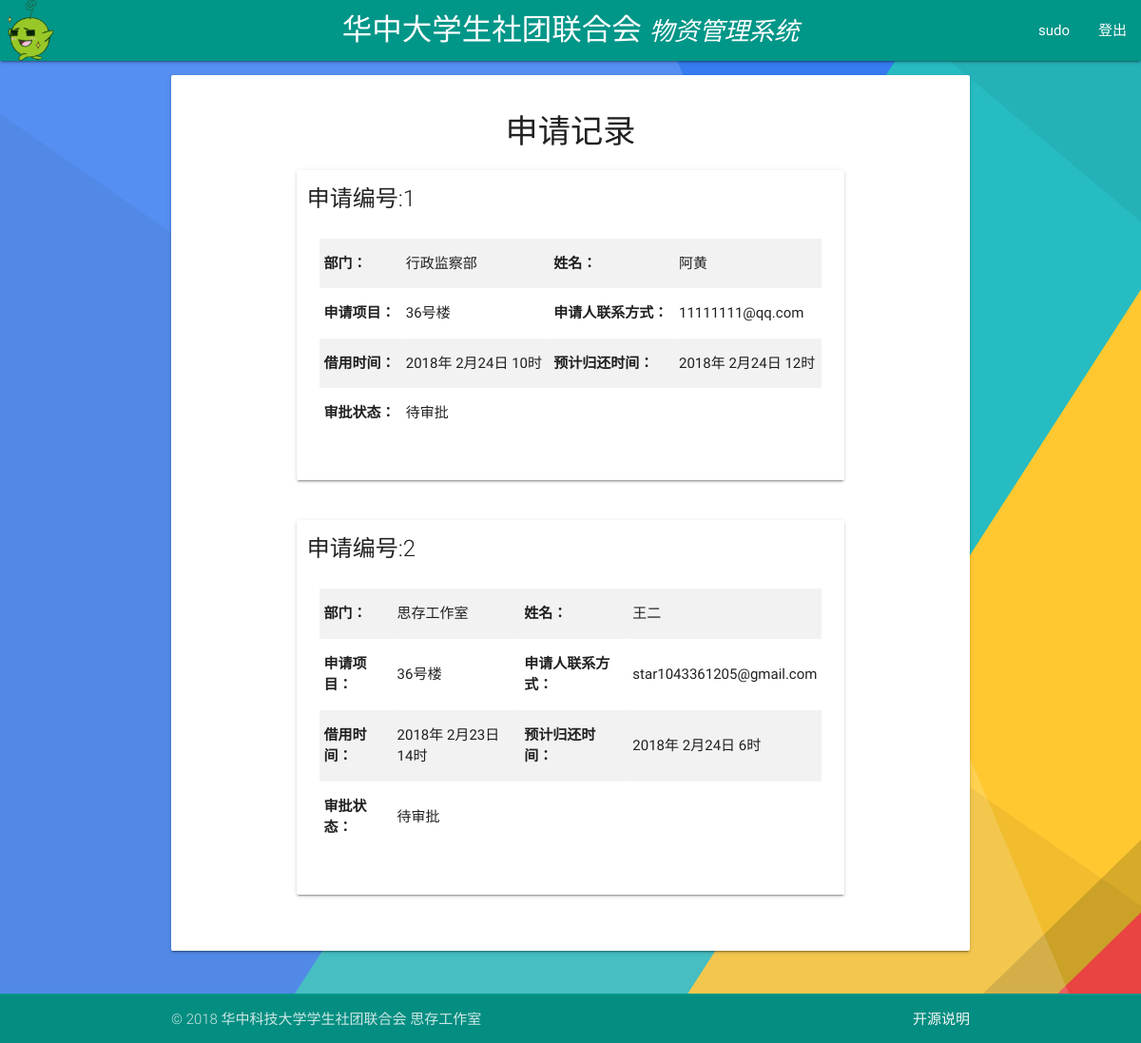
/records/ (signed in), run on the app's committed database.
### tables this page shows
CREATE TABLE CLASSROOM
       (ID  INTEGER    PRIMARY KEY     AUTOINCREMENT,
       DEP     TEXT    NOT NULL,
       NAME    TEXT    NOT NULL,
       CLASSROOM TEXT   NOT NULL,
       CONTACT TEXT    NOT NULL,
       STARTYEAR   INTEGER    NOT NULL,
       STARTMONTH   INTEGER    NOT NULL,
       STARTDAY   INTEGER    NOT NULL,
       STARTHOUR   INTEGER    NOT NULL,
       ENDINGYEAR  INTEGER    NOT NULL,
       ENDINGMONTH  INTEGER    NOT NULL,
       ENDINGDAY  INTEGER    NOT NULL,
       ENDINGHOUR  INTEGER    NOT NULL,
       STATUS  INTEGER NOT NULL,
       ADMIN   TEXT );

### app.py (the view)
@app.route('/records/')
@login_verify
def records():
    if 'id' in session:
        tablename = 'material'
    elif 'id2' in session:
        tablename = 'classroom'
    results = get_records(tablename, expire_date().year, expire_date().month)
    num = len(results)
    return render_template('records.html', msgs = results, num = num)

### app.py (called while the page is built)
def expire_date():
    a_month = timedelta(days=31)
    expire_date = date.today() - a_month
    return expire_date

def get_records(tablename, year, month):
    with sqlite3.connect(DATABASE) as database:
        c = database.cursor()
        cursor = c.execute('select * from %s where endingyear >= %d and endingmonth >= %d;'% (tablename, year, month))
        records = cursor.fetchall()
        return records

def login_verify(to_be_decorated):
    @wraps(to_be_decorated)
    def decorated(*args, **kwargs):
        if 'id' not in session and 'id2' not in session:
            flash("请登录！", category="error")     # NOTE: flash-msg show in the NEXT page
            return redirect(url_for('login'))
        return to_be_decorated(*args, **kwargs)
    return decorated

### templates/records.html (shortened to what this page needs)
{% extends "base.html" %}
{% block content %}
<div class="container">
  <div class="card-panel" style="margin-top:1em;">
<h4 class="center">申请记录</h4>
{% for i in range(0,num)  %}
<div class="container">
<div class="row">
<div class="card col s12">
      <div class="card-title" style="margin-top:0.5em;">  申请编号:{{ msgs[i][0] }}
          </div>
      <div class="card-content">
      	<div class="row">
      		<table class="striped col s12">
            <tr>
              <th>部门：</th><td> {{ msgs[i][1] }}</td>
              <th>姓名：</th><td> {{ msgs[i][2] }}</td>
            </tr>
            <tr>
      				<th>申请项目：</th><td> {{ msgs[i][3] }} </td>
              <th>申请人联系方式：</th><td> {{ msgs[i][4] }} </td>
      			</tr>
            <tr>
      				<th>借用时间：</th><td> {{ msgs[i][5] }}年 {{ msgs[i][6] }}月{{ msgs[i][7] }}日  {{ msgs[i][8] }}时 </td>
      				<th>预计归还时间：</th><td> {{ msgs[i][9] }}年 {{ msgs[i][10] }}月{{ msgs[i][11] }}日  {{ msgs[i][12] }}时 </td>
      			</tr>
            <tr>
              <th>审批状态：</th>
              {% if msgs[i][13] == 0 %}
              <td> 待审批 </td>
              {% elif msgs[i][13] == 1 %}
              <td> 申请通过 </td>
              {% elif msgs[i][13] == 2 %}
              <td> 申请拒绝 </td>
              {% endif %}
                          </tr>
      		</table>
      	</div>
      </div>
      </div>
</div>
</div>
{% endfor %}
</div>
</div>
{% endblock %}

### static/css/footer_hack.css (style rules this page uses)
body { display: flex; min-height: 100vh; flex-direction: column; }

### templates/base.html (style rules this page uses)
body { background-image:url(/static/img/material-design-color-background.png); background-size: cover; }

### data on the page
CLASSROOM: ID "1", DEP "行政监察部", NAME "阿黄", CLASSROOM "36号楼", CONTACT "11111111@qq.com", STARTYEAR "2018", STARTMONTH "2", STARTDAY "24", STARTHOUR "10", ENDINGYEAR "2018", ENDINGMONTH "2", ENDINGDAY "24", ENDINGHOUR "12"
CLASSROOM: ID "2", DEP "思存工作室", NAME "王二", CLASSROOM "36号楼", CONTACT "star1043361205@gmail.com", STARTYEAR "2018", STARTMONTH "2", STARTDAY "23", STARTHOUR "14", ENDINGYEAR "2018", ENDINGMONTH "2", ENDINGDAY "24", ENDINGHOUR "6"

### other printed values
{{ session['id2'] }} "sudo"
